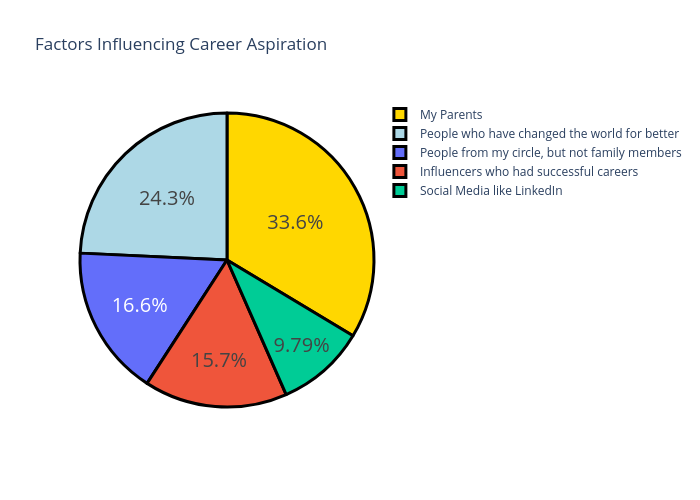

Notebook code for this chart:
### Markdown cell above
## Factors influencing career objective

### Code cell
q1 = df["Which of the below factors influence the most about your career aspirations ?"].value_counts()
label = q1.index
counts = q1.values
colors = ['gold', 'lightblue']

fig = go.Figure(data=[go.Pie(labels=label, values=counts)])

fig.update_layout(
    title_text="Factors Influencing Career Aspiration",
    width=700,  
    height=500   
)

fig.update_traces(
    hoverinfo='label+value',
    textinfo='percent',
    textfont_size=20,
    marker=dict(colors=colors, line=dict(color='black', width=3))
)

fig.show()

### Figure 1 — Plotly figure (JSON) as saved in the notebook; plotly's stock layout.template omitted (floating-point values rounded to 4 significant figures)
{"data": [{"hoverinfo": "label+value", "labels": ["My Parents", "People who have changed the world for better", "People from my circle, but not family members", "Influencers who had successful careers", "Social Media like LinkedIn"], "marker": {"colors": ["gold", "lightblue"], "line": {"color": "black", "width": 3}}, "textfont": {"size": 20}, "textinfo": "percent", "type": "pie", "values": [79, 57, 39, 37, 23]}], "layout": {"height": 500, "title": {"text": "Factors Influencing Career Aspiration"}, "width": 700}}
